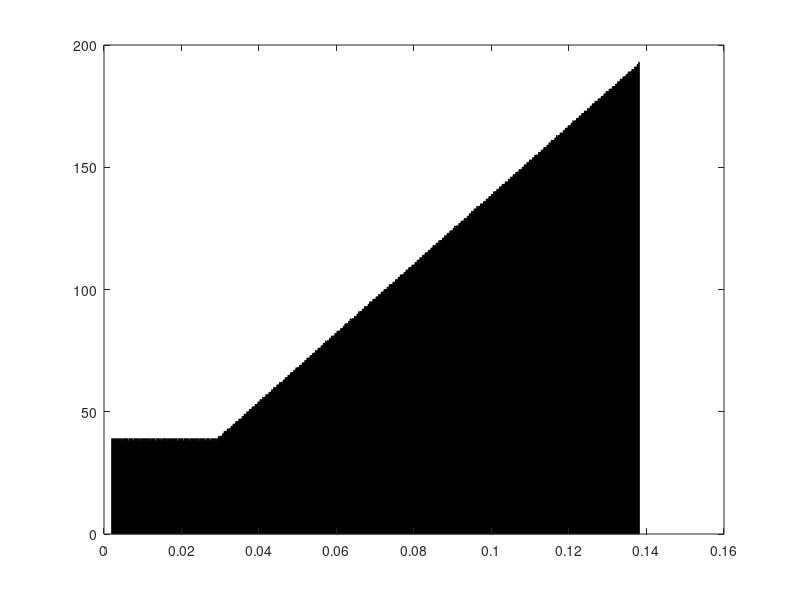

This figure's MATLAB source:
clear all; close all;
%%%%%%%%% Here we difine form function (it can be any function)
tfactor=1;
T=220e9; c0=299792458;
L=c0/T*tfactor*100; % in cm
xfactor=0.2;
yfactor=0.2;
x=[0:0.001:1]*L*1.5;
n=length(x);
y(1:n)=0;
x0=L*xfactor;
for i=1:n,
    if (x(i)>0) && (x(i)<=x0),
        y(i)=yfactor;
    else
        if (x(i)>x0) && (x(i)<=L),
            y(i)=(x(i)-x0)/(L-x0)*(1-yfactor)+yfactor;
        end;
    end;
end;
x=x+2e-3; %small shift to have the whole "smoothed" shape in window
%%%%%%%%%%% end of form factor definition %%%%%%%%%%%%%%%%%%
pdf=y/sum(y);
cdf=cumsum(pdf);
[cdf,mask]=unique(cdf);
X=x(mask);

Npz=100000;   % number of particles 
ds=1/Npz;
Particles(1:Npz,1)=0;
for i=1:Npz,
    Particles(i,1)=(i-0.5)*ds;   
end;
% convert the uniform to the desired
Particles = interp1(cdf, X,Particles);

hist(Particles(:,1),1000);
ff=fopen('ECHO2D\particles.in','w');
fwrite(ff,Npz,'double');
fwrite(ff,Particles,'double');
fclose(ff);
